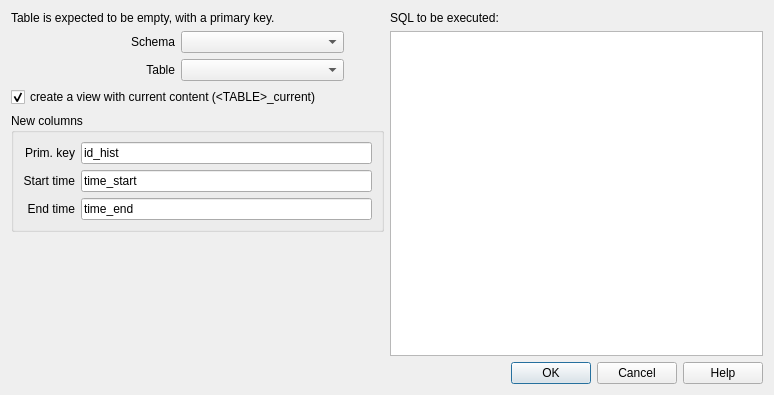
<?xml version="1.0" encoding="UTF-8"?>
<ui version="4.0">
 <class>DlgVersioning</class>
 <widget class="QDialog" name="DlgVersioning">
  <property name="geometry">
   <rect>
    <x>0</x>
    <y>0</y>
    <width>774</width>
    <height>395</height>
   </rect>
  </property>
  <property name="windowTitle">
   <string>Add versioning support to a table</string>
  </property>
  <layout class="QGridLayout" name="gridLayout_3">
   <item row="0" column="0" rowspan="2">
    <layout class="QVBoxLayout" name="verticalLayout">
     <item>
      <widget class="QLabel" name="label_4">
       <property name="text">
        <string>Table is expected to be empty, with a primary key.</string>
       </property>
      </widget>
     </item>
     <item>
      <layout class="QGridLayout" name="gridLayout">
       <item row="0" column="0">
        <widget class="QLabel" name="label_2">
         <property name="text">
          <string>Schema</string>
         </property>
         <property name="alignment">
          <set>Qt::AlignRight|Qt::AlignTrailing|Qt::AlignVCenter</set>
         </property>
        </widget>
       </item>
       <item row="0" column="1">
        <widget class="QComboBox" name="cboSchema"/>
       </item>
       <item row="1" column="0">
        <widget class="QLabel" name="label_3">
         <property name="text">
          <string>Table</string>
         </property>
         <property name="alignment">
          <set>Qt::AlignRight|Qt::AlignTrailing|Qt::AlignVCenter</set>
         </property>
        </widget>
       </item>
       <item row="1" column="1">
        <widget class="QComboBox" name="cboTable"/>
       </item>
       <item row="0" column="2" rowspan="2">
        <spacer name="horizontalSpacer">
         <property name="orientation">
          <enum>Qt::Horizontal</enum>
         </property>
         <property name="sizeType">
          <enum>QSizePolicy::Preferred</enum>
         </property>
         <property name="sizeHint" stdset="0">
          <size>
           <width>40</width>
           <height>48</height>
          </size>
         </property>
        </spacer>
       </item>
      </layout>
     </item>
     <item>
      <widget class="QCheckBox" name="chkCreateCurrent">
       <property name="text">
        <string>create a view with current content (&lt;TABLE&gt;_current)</string>
       </property>
       <property name="checked">
        <bool>true</bool>
       </property>
      </widget>
     </item>
     <item>
      <widget class="QGroupBox" name="groupBox_2">
       <property name="title">
        <string>New columns</string>
       </property>
       <layout class="QGridLayout" name="gridLayout_2">
        <item row="0" column="0">
         <widget class="QLabel" name="label_6">
          <property name="text">
           <string>Prim. key</string>
          </property>
          <property name="alignment">
           <set>Qt::AlignRight|Qt::AlignTrailing|Qt::AlignVCenter</set>
          </property>
         </widget>
        </item>
        <item row="0" column="1">
         <widget class="QLineEdit" name="editPkey">
          <property name="text">
           <string>id_hist</string>
          </property>
         </widget>
        </item>
        <item row="1" column="0">
         <widget class="QLabel" name="label_7">
          <property name="text">
           <string>Start time</string>
          </property>
          <property name="alignment">
           <set>Qt::AlignRight|Qt::AlignTrailing|Qt::AlignVCenter</set>
          </property>
         </widget>
        </item>
        <item row="1" column="1">
         <widget class="QLineEdit" name="editStart">
          <property name="text">
           <string>time_start</string>
          </property>
         </widget>
        </item>
        <item row="2" column="0">
         <widget class="QLabel" name="label_8">
          <property name="text">
           <string>End time</string>
          </property>
          <property name="alignment">
           <set>Qt::AlignRight|Qt::AlignTrailing|Qt::AlignVCenter</set>
          </property>
         </widget>
        </item>
        <item row="2" column="1">
         <widget class="QLineEdit" name="editEnd">
          <property name="text">
           <string>time_end</string>
          </property>
         </widget>
        </item>
       </layout>
      </widget>
     </item>
     <item>
      <spacer name="verticalSpacer">
       <property name="orientation">
        <enum>Qt::Vertical</enum>
       </property>
       <property name="sizeHint" stdset="0">
        <size>
         <width>20</width>
         <height>40</height>
        </size>
       </property>
      </spacer>
     </item>
    </layout>
   </item>
   <item row="0" column="1">
    <widget class="QLabel" name="label_5">
     <property name="text">
      <string>SQL to be executed:</string>
     </property>
    </widget>
   </item>
   <item row="1" column="1">
    <widget class="QTextBrowser" name="txtSql"/>
   </item>
   <item row="2" column="0" colspan="2">
    <widget class="QDialogButtonBox" name="buttonBox">
     <property name="orientation">
      <enum>Qt::Horizontal</enum>
     </property>
     <property name="standardButtons">
      <set>QDialogButtonBox::Cancel|QDialogButtonBox::Help|QDialogButtonBox::Ok</set>
     </property>
    </widget>
   </item>
  </layout>
 </widget>
 <tabstops>
  <tabstop>cboSchema</tabstop>
  <tabstop>cboTable</tabstop>
  <tabstop>chkCreateCurrent</tabstop>
  <tabstop>editPkey</tabstop>
  <tabstop>editStart</tabstop>
  <tabstop>editEnd</tabstop>
  <tabstop>txtSql</tabstop>
  <tabstop>buttonBox</tabstop>
 </tabstops>
 <resources/>
 <connections>
  <connection>
   <sender>buttonBox</sender>
   <signal>rejected()</signal>
   <receiver>DlgVersioning</receiver>
   <slot>reject()</slot>
   <hints>
    <hint type="sourcelabel">
     <x>335</x>
     <y>465</y>
    </hint>
    <hint type="destinationlabel">
     <x>286</x>
     <y>274</y>
    </hint>
   </hints>
  </connection>
 </connections>
</ui>
